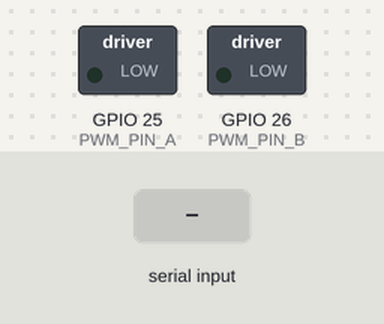
The sketch below on a simulated ESP32. On the bench: switched loads named in the sketch (green lamp = pin HIGH). Inputs (shaded band) come from the test bench. What the sketch prints to the serial monitor is not drawn.

Above: at 1.2 s.
1.3 s: "90,45\n" received over Serial
At 2.4 s:
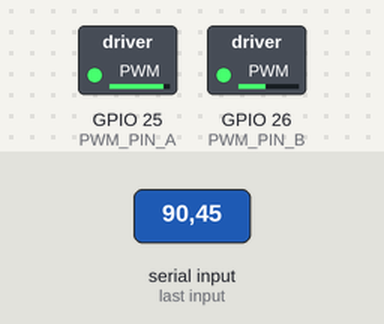
2.8 s: "30,150\n" received over Serial
At 3.5 s:
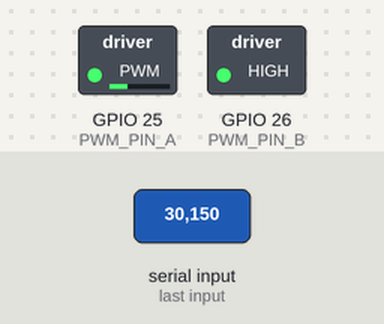
4.3 s: "1,90\n" received over Serial
At 4.7 s:
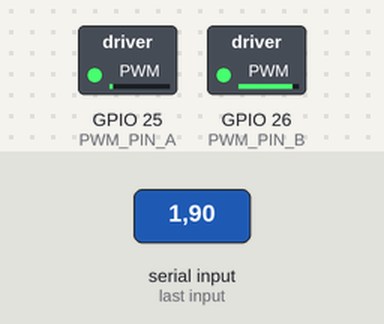
Timing chart, 0 to 7.3 s (numbered marks = the images above; inputs shaded):
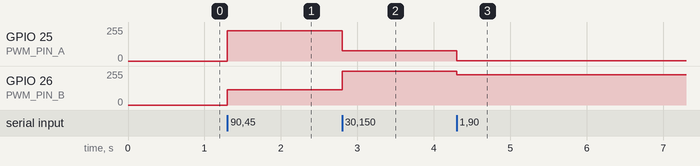

The sketch:

motor_100_test.ino
```cpp
/*
 * ESP32 双路 50 Hz PWM 控制台（0~100% 版）
 * GPIO25 → 模块 PT（电机A）
 * GPIO34 → 模块 PT（电机B）
 * 串口输入格式: "数字 数字"（如 "50 80"），空格分隔，回车生效
 */

// 电机A - GPIO25（顺时针）
const uint8_t PWM_PIN_A   = 25;
// 电机B - GPIO34（逆时针）
const uint8_t PWM_PIN_B   = 26;
const uint8_t PWM_CH_0    = 0;
const uint8_t PWM_CH_1    = 1;
const uint32_t PWM_FREQ   = 50;   // 50 Hz
const uint8_t PWM_RES     = 8;    // 8 bit → 0-255

// 把 0-100 映射到 0-255
inline uint32_t percentToDuty(uint8_t pct) {
  return map(pct, 0, 100, 0, 255);
}

void setup() {
  Serial.begin(115200);

  // 初始化通道1
  ledcSetup(PWM_CH_0, PWM_FREQ, PWM_RES);
  ledcAttachPin(PWM_PIN_A, PWM_CH_0);

  // 初始化通道2
  ledcSetup(PWM_CH_1, PWM_FREQ, PWM_RES);
  ledcAttachPin(PWM_PIN_B, PWM_CH_1);


  Serial.println("双路PWM控制器已启动");
  Serial.println("输入格式: 数字A 数字B 如 50 80 ");
  Serial.println("范围: 0~100（0=停，100=全速）");
}

void loop() {
  if (Serial.available()) {
    // 读取第一个数字（电机A）
    int pctA = Serial.parseInt();

    // 读取第二个数字（电机B）
    int pctB = Serial.parseInt();

    // 等待换行符表示输入结束
    if (Serial.read() == '\n') {
      // 钳位到有效范围
      pctA = constrain(pctA, 0, 100);
      pctB = constrain(pctB, 0, 100);

      // 计算占空比
      uint32_t dutyA = percentToDuty(pctA);
      uint32_t dutyB = percentToDuty(pctB);

      // Arduino 3.0+ API: ledcWrite(pin, duty)
      ledcWrite(PWM_CH_0, dutyA);
      ledcWrite(PWM_CH_1, dutyB);

      // 打印状态
      Serial.print("电机A: ");
      Serial.print(pctA);
      Serial.print("%  |  电机B: ");
      Serial.print(pctB);
      Serial.println("%");
    }

    // 清空串口缓冲区残留数据
    while (Serial.read() != -1);
  }
}
```

Measured:
- after the input at 1.3 s, GPIO 25 (PWM_PIN_A): 0/255 → 228/255 at once; GPIO 26 (PWM_PIN_B): 0/255 → 114/255 at once
- after the input at 2.8 s, GPIO 25 (PWM_PIN_A): 228/255 → 76/255 at once; GPIO 26 (PWM_PIN_B): 114/255 → 255/255 at once
- after the input at 4.3 s, GPIO 25 (PWM_PIN_A): 76/255 → 2/255 at once; GPIO 26 (PWM_PIN_B): 255/255 → 228/255 at once
